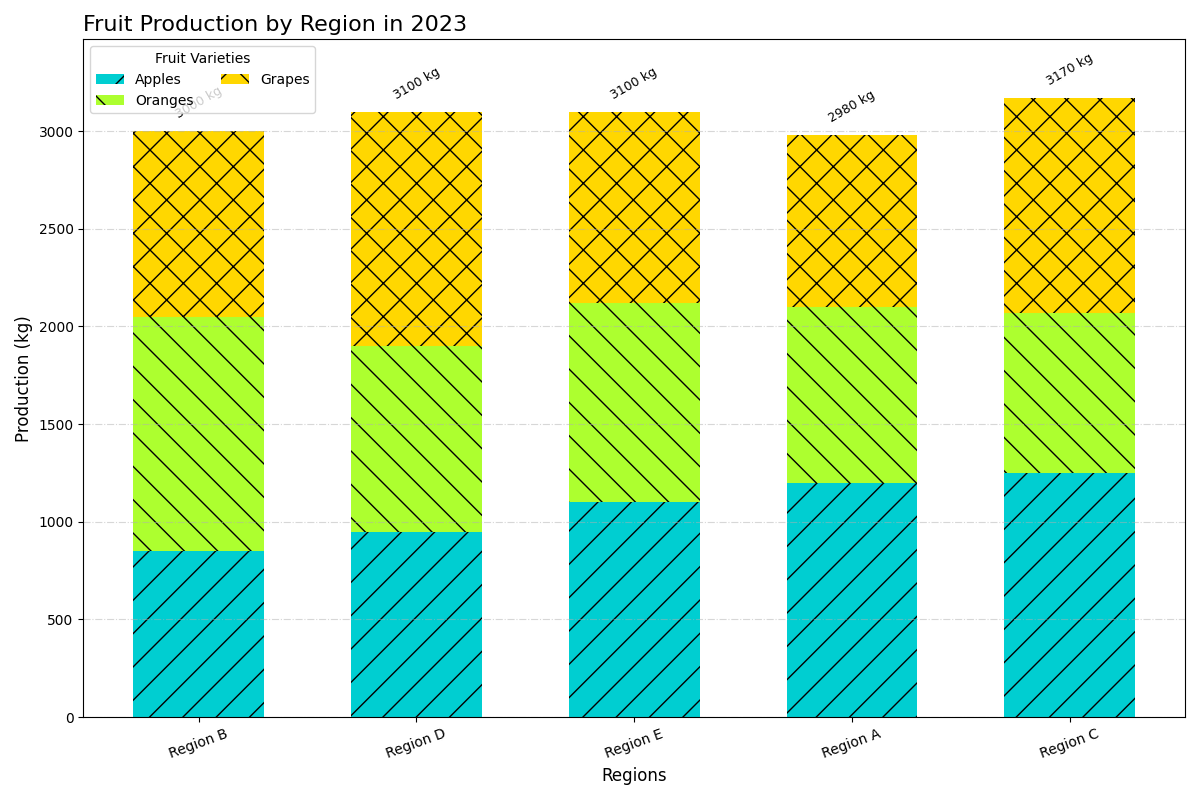

This chart was generated by the following Python code:
import matplotlib.pyplot as plt
import numpy as np

regions = ['Region B', 'Region D', 'Region E', 'Region A', 'Region C']
apples = [850, 950, 1100, 1200, 1250]
oranges = [1200, 950, 1020, 900, 820]
grapes = [950, 1200, 980, 880, 1100]
total_production = np.array(apples) + np.array(oranges) + np.array(grapes)

fig, ax = plt.subplots(figsize=(12, 8))

bar_width = 0.6

# Changed colors for each fruit type
ax.bar(regions, apples, label='Apples', color='#00CED1', width=bar_width, hatch='/')
ax.bar(regions, oranges, bottom=apples, label='Oranges', color='#ADFF2F', width=bar_width, hatch='\\')
ax.bar(regions, grapes, bottom=np.array(apples) + np.array(oranges), label='Grapes', color='#FFD700', width=bar_width, hatch='x')

ax.set_title("Fruit Production by Region in 2023", fontsize=16, loc='left')
ax.set_xlabel("Regions", fontsize=12)
ax.set_ylabel("Production (kg)", fontsize=12)
ax.set_ylim(0, max(total_production) + 300)

ax.legend(title="Fruit Varieties", loc='upper left', ncol=2)

ax.grid(axis='y', linestyle='-.', alpha=0.5)

for idx, (region, total) in enumerate(zip(regions, total_production)):
    ax.text(idx, total + 50, f"{total} kg", ha='center', va='bottom', fontsize=9, fontweight='regular', rotation=30)

plt.xticks(rotation=20, ha='center')

plt.tight_layout()

plt.show()
